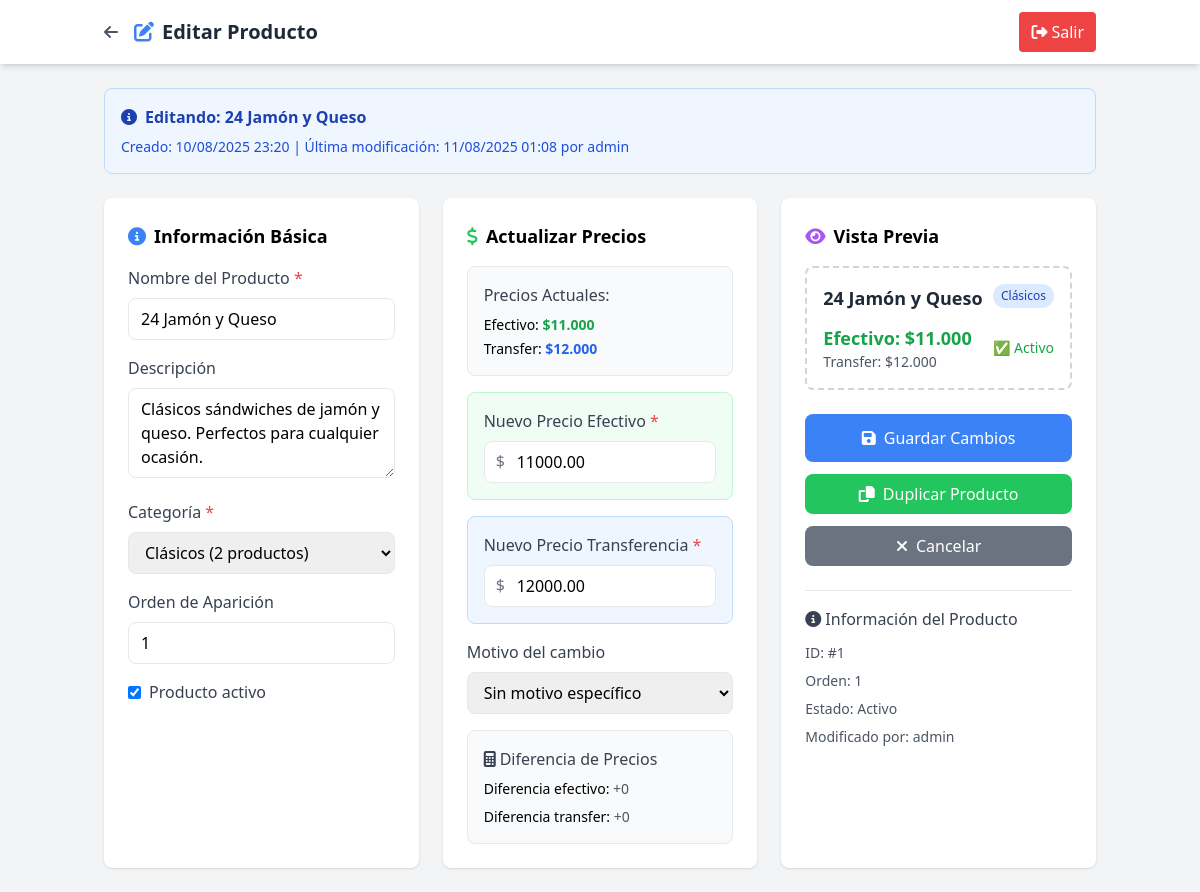
/admin/modules/productos/editar_producto.php?id=1 (signed in), run on the app's committed database.
### tables this page shows
CREATE TABLE `productos` (
  `id` int(11) NOT NULL,
  `nombre` varchar(100) NOT NULL,
  `precio_efectivo` decimal(10,2) NOT NULL,
  `precio_transferencia` decimal(10,2) NOT NULL,
  `activo` tinyint(1) DEFAULT 1,
  `categoria` varchar(50) DEFAULT 'Standard',
  `descripcion` text DEFAULT NULL,
  `imagen_url` varchar(255) DEFAULT NULL,
  `orden_mostrar` int(11) DEFAULT 0,
  `updated_by` varchar(100) DEFAULT NULL,
  `created_at` timestamp NULL DEFAULT current_timestamp(),
  `updated_at` timestamp NULL DEFAULT current_timestamp() ON UPDATE current_timestamp()
);

### admin/config.php (called while the page is built, shortened)
<?php
function formatPrice($price) {
    return '$' . number_format($price, 0, ',', '.');
}
?>

### admin/modules/productos/editar_producto.php (the view, shortened to what this page needs)
<?php
require_once '../../config.php';
$pdo = getConnection();
$producto_id = isset($_GET['id']) ? (int)$_GET['id'] : 0;
$stmt = $pdo->prepare("SELECT * FROM productos WHERE id = ?");
$stmt->execute([$producto_id]);
$producto = $stmt->fetch();
$categorias_existentes = $pdo->query("
    SELECT DISTINCT categoria, COUNT(*) as cantidad
    FROM productos
    WHERE categoria IS NOT NULL
    GROUP BY categoria
    ORDER BY categoria
")->fetchAll();
?>
<!DOCTYPE html>
<html lang="es">
<head>
    <script src="https://cdn.tailwindcss.com"></script>
    <link rel="stylesheet" href="https://cdnjs.cloudflare.com/ajax/libs/font-awesome/6.4.0/css/all.min.css">
</head>
<body class="bg-gray-100">
    <header class="bg-white shadow-md">
        <div class="container mx-auto px-4 py-3 flex justify-between items-center">
            <div class="flex items-center">
                <a href="index.php" class="text-gray-600 hover:text-gray-800 mr-4">
                    <i class="fas fa-arrow-left"></i>
                </a>
                <h1 class="text-xl font-bold text-gray-800">
                    <i class="fas fa-edit text-blue-500 mr-2"></i>Editar Producto
                </h1>
            </div>
            <a href="../../logout.php" class="bg-red-500 hover:bg-red-600 text-white px-3 py-2 rounded">
                <i class="fas fa-sign-out-alt mr-1"></i>Salir
            </a>
        </div>
    </header>
    <main class="container mx-auto px-4 py-6">
        <div class="bg-blue-50 border border-blue-200 rounded-lg p-4 mb-6">
            <h3 class="font-semibold text-blue-800 mb-2">
                <i class="fas fa-info-circle mr-2"></i>Editando: <?= htmlspecialchars($producto['nombre']) ?>
            </h3>
            <p class="text-blue-700 text-sm">
                Creado: <?= date('d/m/Y H:i', strtotime($producto['created_at'])) ?>
                <?php if ($producto['updated_at'] != $producto['created_at']): ?>
                    | Última modificación: <?= date('d/m/Y H:i', strtotime($producto['updated_at'])) ?>
                    <?php if ($producto['updated_by']): ?>
                        por <?= htmlspecialchars($producto['updated_by']) ?>
                    <?php endif; ?>
                <?php endif; ?>
            </p>
        </div>
        <div class="grid grid-cols-1 lg:grid-cols-3 gap-6">
            <div class="bg-white rounded-lg shadow p-6">
                <h3 class="text-lg font-semibold mb-4">
                    <i class="fas fa-info-circle text-blue-500 mr-2"></i>Información Básica
                </h3>
                <form method="POST" id="productoForm">
                    <div class="space-y-4">
                        <div>
                            <label class="block text-gray-700 mb-2 font-medium">
                                Nombre del Producto <span class="text-red-500">*</span>
                            </label>
                            <input type="text" name="nombre" value="<?= htmlspecialchars($producto['nombre']) ?>"
                                   required maxlength="100"
                                   class="w-full px-3 py-2 border rounded-lg focus:ring-2 focus:ring-blue-500">
                        </div>
                        <div>
                            <label class="block text-gray-700 mb-2 font-medium">Descripción</label>
                            <textarea name="descripcion" rows="3" maxlength="500"
                                      class="w-full px-3 py-2 border rounded-lg focus:ring-2 focus:ring-blue-500"><?= htmlspecialchars($producto['descripcion'] ?: '') ?></textarea>
                        </div>
                        <div>
                            <label class="block text-gray-700 mb-2 font-medium">
                                Categoría <span class="text-red-500">*</span>
                            </label>
                            <div class="space-y-2">
                                <select name="categoria" id="categoria_select"
                                        class="w-full px-3 py-2 border rounded-lg focus:ring-2 focus:ring-blue-500">
                                    <?php foreach ($categorias_existentes as $cat): ?>
                                        <option value="<?= $cat['categoria'] ?>"
                                                <?= $producto['categoria'] === $cat['categoria'] ? 'selected' : '' ?>>
                                            <?= htmlspecialchars($cat['categoria']) ?> (<?= $cat['cantidad'] ?> productos)
                                        </option>
                                    <?php endforeach; ?>
                                </select>
                            </div>
                        </div>
                        <div>
                            <label class="block text-gray-700 mb-2 font-medium">Orden de Aparición</label>
                            <input type="number" name="orden_mostrar" value="<?= $producto['orden_mostrar'] ?>"
                                   min="0" step="10"
                                   class="w-full px-3 py-2 border rounded-lg focus:ring-2 focus:ring-blue-500">
                        </div>
                        <div>
                            <label class="flex items-center">
                                <input type="checkbox" name="activo" value="1"
                                       <?= $producto['activo'] ? 'checked' : '' ?>
                                       class="mr-2">
                                <span class="text-gray-700">Producto activo</span>
                            </label>
                        </div>
                    </div>
            </div>
            <div class="bg-white rounded-lg shadow p-6">
                <h3 class="text-lg font-semibold mb-4">
                    <i class="fas fa-dollar-sign text-green-500 mr-2"></i>Actualizar Precios
                </h3>
                <div class="space-y-4">
                    <div class="bg-gray-50 border border-gray-200 rounded-lg p-4">
                        <h4 class="font-medium text-gray-700 mb-2">Precios Actuales:</h4>
                        <div class="space-y-1 text-sm">
                            <div>Efectivo: <span class="font-bold text-green-600"><?= formatPrice($producto['precio_efectivo']) ?></span></div>
                            <div>Transfer: <span class="font-bold text-blue-600"><?= formatPrice($producto['precio_transferencia']) ?></span></div>
                        </div>
                    </div>
                    <div class="bg-green-50 border border-green-200 rounded-lg p-4">
                        <label class="block text-gray-700 mb-2 font-medium">
                            Nuevo Precio Efectivo <span class="text-red-500">*</span>
                        </label>
                        <div class="relative">
                            <span class="absolute left-3 top-2 text-gray-500">$</span>
                            <input type="number" name="precio_efectivo"
                                   value="<?= $producto['precio_efectivo'] ?>"
                                   required min="100" step="100" id="precio_efectivo"
                                   class="w-full pl-8 pr-4 py-2 border rounded-lg focus:ring-2 focus:ring-green-500">
                        </div>
                    </div>
                    <div class="bg-blue-50 border border-blue-200 rounded-lg p-4">
                        <label class="block text-gray-700 mb-2 font-medium">
                            Nuevo Precio Transferencia <span class="text-red-500">*</span>
                        </label>
                        <div class="relative">
                            <span class="absolute left-3 top-2 text-gray-500">$</span>
                            <input type="number" name="precio_transferencia"
                                   value="<?= $producto['precio_transferencia'] ?>"
                                   required min="100" step="100" id="precio_transferencia"
                                   class="w-full pl-8 pr-4 py-2 border rounded-lg focus:ring-2 focus:ring-blue-500">
                        </div>
                    </div>
                    <div>
                        <label class="block text-gray-700 mb-2 font-medium">Motivo del cambio</label>
                        <select name="motivo_cambio" class="w-full px-3 py-2 border rounded-lg">
                            <option value="">Sin motivo específico</option>
                        </select>
                    </div>
                    <div class="bg-gray-50 border border-gray-200 rounded-lg p-4">
                        <h4 class="font-medium text-gray-700 mb-2">
                            <i class="fas fa-calculator mr-1"></i>Diferencia de Precios
                        </h4>
                        <div class="space-y-2 text-sm" id="diferencias">
                            <div>Diferencia efectivo: <span id="diff_efectivo" class="font-medium">$0</span></div>
                            <div>Diferencia transfer: <span id="diff_transferencia" class="font-medium">$0</span></div>
                        </div>
                    </div>
                </div>
            </div>
            <div class="bg-white rounded-lg shadow p-6">
                <h3 class="text-lg font-semibold mb-4">
                    <i class="fas fa-eye text-purple-500 mr-2"></i>Vista Previa
                </h3>
                <div class="border-2 border-dashed border-gray-300 rounded-lg p-4 mb-6" id="producto_preview">
                    <div class="space-y-3">
                        <div class="flex justify-between items-start">
                            <h4 class="font-bold text-lg text-gray-800"><?= htmlspecialchars($producto['nombre']) ?></h4>
                            <span class="px-2 py-1 text-xs font-medium rounded-full bg-blue-100 text-blue-800">
                                <?= htmlspecialchars($producto['categoria'] ?: 'Sin categoría') ?>
                            </span>
                        </div>
                        <div class="flex justify-between items-center">
                            <div>
                                <div class="text-lg font-bold text-green-600">
                                    Efectivo: <?= formatPrice($producto['precio_efectivo']) ?>
                                </div>
                                <div class="text-sm text-gray-600">
                                    Transfer: <?= formatPrice($producto['precio_transferencia']) ?>
                                </div>
                            </div>
                            <div class="text-<?= $producto['activo'] ? 'green' : 'red' ?>-600 font-medium text-sm">
                                <?= $producto['activo'] ? '✅ Activo' : '❌ Inactivo' ?>
                            </div>
                        </div>
                    </div>
                </div>
                <div class="space-y-3">
                    <button type="submit" class="w-full bg-blue-500 hover:bg-blue-600 text-white py-3 px-4 rounded-lg font-medium">
                        <i class="fas fa-save mr-2"></i>Guardar Cambios
                    </button>
                    <a href="duplicar_producto.php?id=<?= $producto['id'] ?>"
                       class="w-full bg-green-500 hover:bg-green-600 text-white py-2 px-4 rounded-lg text-center block">
                        <i class="fas fa-copy mr-2"></i>Duplicar Producto
                    </a>
                    <a href="index.php" class="w-full bg-gray-500 hover:bg-gray-600 text-white py-2 px-4 rounded-lg text-center block">
                        <i class="fas fa-times mr-2"></i>Cancelar
                    </a>
                </div>
                <div class="mt-6 pt-4 border-t">
                    <h4 class="font-medium text-gray-700 mb-3">
                        <i class="fas fa-info-circle mr-1"></i>Información del Producto
                    </h4>
                    <div class="space-y-2 text-sm text-gray-600">
                        <div>ID: #<?= $producto['id'] ?></div>
                        <div>Orden: <?= $producto['orden_mostrar'] ?></div>
                        <div>Estado: <?= $producto['activo'] ? 'Activo' : 'Inactivo' ?></div>
                        <?php if ($producto['updated_by']): ?>
                            <div>Modificado por: <?= htmlspecialchars($producto['updated_by']) ?></div>
                        <?php endif; ?>
                    </div>
                </div>
            </div>
        </div>
    </main>
</body>
</html>

### data on the page
productos: nombre "24 Jamón y Queso", created_at "10/08/2025 23:20", updated_at "11/08/2025 01:08", updated_by "admin", descripcion "Clásicos sándwiches de jamón y queso. Perfectos para cualquier ocasión.", categoria "Clásicos (2 productos)", orden_mostrar "1", activo "☑", precio_efectivo "$11.000", precio_transferencia "$12.000", precio_efectivo "11000.00", precio_transferencia "12000.00", categoria "Clásicos", id "1"
